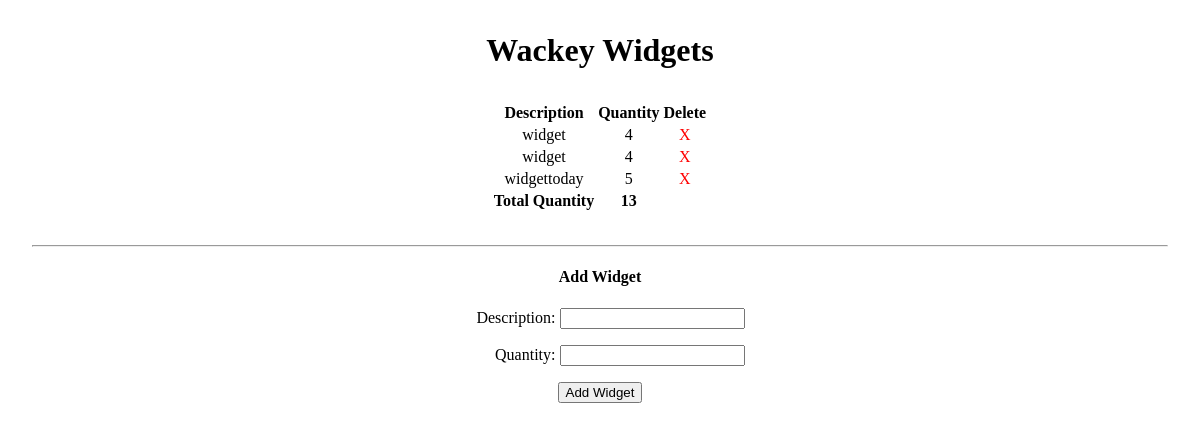
Before: / with the older database file.
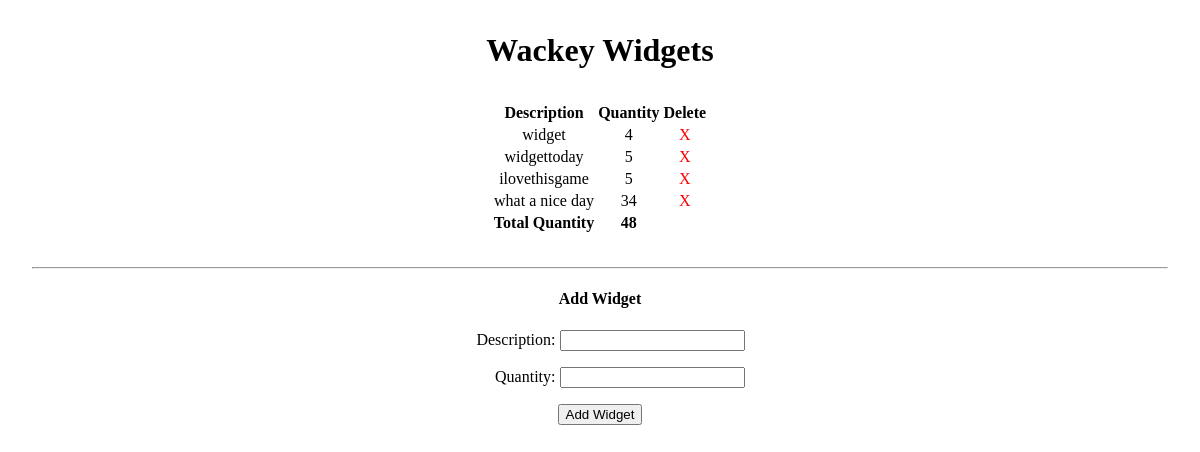
After: the same page with the newer database file.
### main_app/models.py (models this page shows)
class Widget(models.Model):
    description = models.CharField(max_length=200)
    quantity = models.IntegerField()

### main_app/views.py (the view)
# urls.py: path('', views.index, name='index'),
def index(request):
    widget_list = Widget.objects.all()
    widget_form = WidgetForm()
    total_widget = Widget.objects.aggregate(Sum('quantity'))['quantity__sum']
    return render(request, 'home.html',{'widget_list':widget_list,'widget_form':widget_form,'total_widget':total_widget})

### main_app/forms.py
class WidgetForm(ModelForm):
  class Meta:
    model = Widget
    fields = ['description', 'quantity']

### main_app/templates/home.html (shortened to what this page needs)
 {% load static %}
 <!DOCTYPE html>
 <html lang="en">
 <head>
   <link rel="stylesheet" href="https://unpkg.com/purecss@1.0.0/build/pure-min.css">
   <link rel="stylesheet" type="text/css" href="{% static 'main.css' %}">
 </head>
 <body>
   <h1>Wackey Widgets</h1>
   {% if widget_list|length == 0 %}
   <h3>No Widgets Exist</h3>
   {% else %}
   <table class='pure-table pure-table-striped'>
     <thead>
       <tr>
         <th>Description</th>
         <th>Quantity</th>
         <th>Delete</th>
       </tr>
     </thead>
     {% for widget in widget_list.all %}
     <tr>
       <td>{{widget.description}}</td>
       <td>{{widget.quantity}}</td>
       <td><a href= "{% url 'widget_delete' widget.id %}">X</a></td>
     </tr>
     {% endfor %}
     <tr class = 'total'>
      <td>Total Quantity</td>
      <td>{{total_widget}}</td>
      <td></td>
    </tr>
   </table>
   {% endif %}
   <hr>
   <h4>Add Widget</h4>
   <form action="{% url 'add_widget' %}" method="post">
    {{ widget_form.as_p }}
    <input type="submit" class="btn" value="Add Widget">
  </form>
 </body>
 </html>

Changed rows visible on the page:
removed Widget: description "widget", quantity "4"
added Widget: description "ilovethisgame", quantity "5"
added Widget: description "what a nice day", quantity "34"
Other visible differences:
{{ total_widget }}: "13" → "48"
